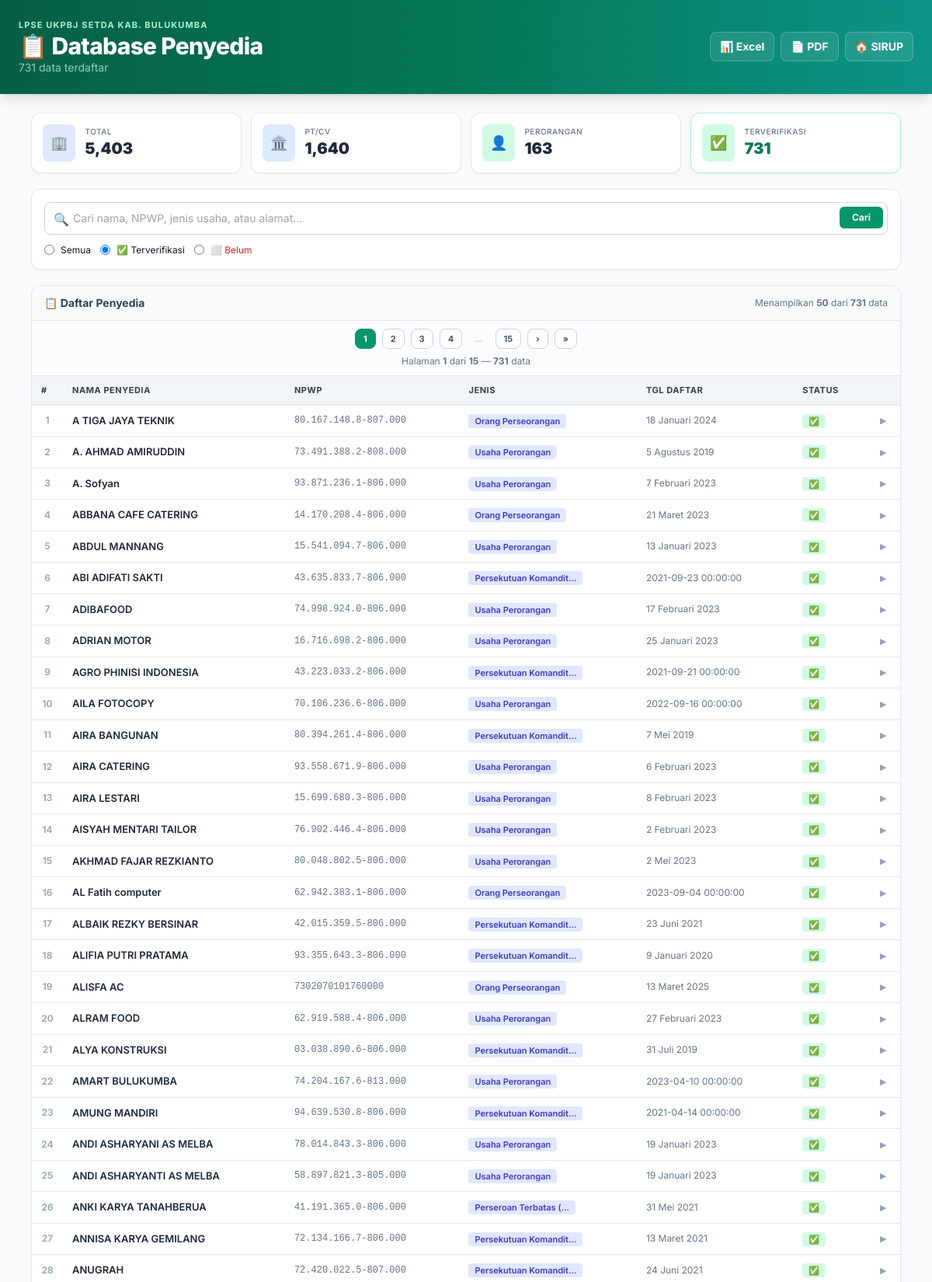
The app's page /penyedia?verif=verified (upper part) with its own data.
### tables this page shows
CREATE TABLE penyedia (
    id INTEGER PRIMARY KEY AUTOINCREMENT,
    nama TEXT,
    npwp TEXT,
    email TEXT,
    tanggal_daftar TEXT,
    jenis_usaha TEXT,
    alamat TEXT,
    telepon TEXT,
    terverifikasi INTEGER DEFAULT 0
);

### app.py (the view)
@app.route('/penyedia')
def list_penyedia():
    search_query = request.args.get('search', '')
    verif_filter = request.args.get('verif', '')
    page = int(request.args.get('page', 1))
    per_page = 50
    offset = (page - 1) * per_page
    conn = get_db_connection()
    count_query = "SELECT COUNT(*) FROM penyedia WHERE 1=1"
    data_query = "SELECT * FROM penyedia WHERE 1=1"
    params = []
    if search_query:
        count_query += " AND (nama LIKE ? OR npwp LIKE ? OR jenis_usaha LIKE ? OR alamat LIKE ?)"
        data_query += " AND (nama LIKE ? OR npwp LIKE ? OR jenis_usaha LIKE ? OR alamat LIKE ?)"
        sq = f'%{search_query}%'
        params.extend([sq, sq, sq, sq])
    if verif_filter == 'verified':
        count_query += " AND terverifikasi = 1"
        data_query += " AND terverifikasi = 1"
    elif verif_filter == 'unverified':
        count_query += " AND (terverifikasi IS NULL OR terverifikasi = 0)"
        data_query += " AND (terverifikasi IS NULL OR terverifikasi = 0)"
    elif verif_filter == 'pt':
        count_query += " AND jenis_usaha LIKE '%PT%'"
        data_query += " AND jenis_usaha LIKE '%PT%'"
    elif verif_filter == 'perorangan':
        count_query += " AND (jenis_usaha LIKE '%Perorangan%' OR jenis_usaha LIKE '%Usaha Perorangan%')"
        data_query += " AND (jenis_usaha LIKE '%Perorangan%' OR jenis_usaha LIKE '%Usaha Perorangan%')"
    total_count = conn.execute(count_query, params).fetchone()[0] or 0
    data_query += " ORDER BY nama ASC LIMIT ? OFFSET ?"
    data_params = params + [per_page, offset]
    vendors = conn.execute(data_query, data_params).fetchall()
    total_vendors = conn.execute("SELECT COUNT(*) FROM penyedia").fetchone()[0] or 0
    total_pt = conn.execute("SELECT COUNT(*) FROM penyedia WHERE jenis_usaha LIKE '%PT%'").fetchone()[0] or 0
    total_perorangan = conn.execute("SELECT COUNT(*) FROM penyedia WHERE jenis_usaha LIKE '%Perorangan%'").fetchone()[0] or 0
    total_lainnya = total_vendors - total_pt - total_perorangan
    total_verified = conn.execute("SELECT COUNT(*) FROM penyedia WHERE terverifikasi = 1").fetchone()[0] or 0
    conn.close()
    return render_template('penyedia.html',
                           vendors=vendors, total_count=total_count,
                           total_vendors=total_vendors, total_pt=total_pt,
                           total_perorangan=total_perorangan, total_lainnya=total_lainnya,
                           total_verified=total_verified,
                           search_query=search_query, verif_filter=verif_filter,
                           page=page, per_page=per_page)

### app.py (called while the page is built)
def get_db_connection():
    conn = sqlite3.connect(DB_PATH)
    conn.row_factory = sqlite3.Row
    return conn

### templates/penyedia.html (shortened to what this page needs)
<!DOCTYPE html>
<html lang="id">
<head>
    <script src="https://cdn.tailwindcss.com"></script>
</head>
<body class="bg-slate-50 text-slate-900 min-h-screen">
<header class="bg-gradient-to-r from-emerald-800 via-emerald-700 to-teal-600 text-white py-6 px-4 shadow-lg">
    <div class="container mx-auto max-w-6xl">
        <div class="flex flex-col md:flex-row justify-between items-center gap-3">
            <div>
                <p class="text-emerald-200 text-[11px] font-bold tracking-widest uppercase">LPSE UKPBJ Setda Kab. Bulukumba</p>
                <h1 class="text-3xl font-extrabold tracking-tight">📋 Database Penyedia</h1>
                <p class="text-emerald-100/70 text-sm">{{ "{:,}".format(total_count) }} data terdaftar</p>
            </div>
            <div class="flex gap-2">
                <a href="/penyedia/export?search={{ search_query }}&verif={{ verif_filter }}&format=xlsx" class="bg-white/10 backdrop-blur text-white border border-white/20 px-3 py-2 rounded-lg font-bold hover:bg-white/20 text-sm">📊 Excel</a>
                <a href="/penyedia/export?search={{ search_query }}&verif={{ verif_filter }}&format=pdf" class="bg-white/10 backdrop-blur text-white border border-white/20 px-3 py-2 rounded-lg font-bold hover:bg-white/20 text-sm">📄 PDF</a>
                <a href="/" class="bg-white/10 backdrop-blur text-white border border-white/20 px-3 py-2 rounded-lg font-bold hover:bg-white/20 text-sm">🏠 SIRUP</a>
            </div>
        </div>
    </div>
</header>
<main class="container mx-auto max-w-6xl py-6 px-4">
    <div class="grid grid-cols-2 md:grid-cols-4 gap-3 mb-5">
        <a href="/penyedia" class="bg-white p-3.5 rounded-xl shadow-sm border border-slate-200 flex items-center gap-3 hover:shadow-md hover:border-indigo-300 hover:-translate-y-0.5 transition-all">
            <div class="bg-indigo-100 p-2.5 rounded-lg text-indigo-600 text-lg shrink-0">🏢</div>
            <div><p class="text-[10px] text-slate-500 font-medium uppercase tracking-wider">Total</p><p class="text-xl font-black text-slate-800" id="stat-total">{{ "{:,}".format(total_vendors) }}</p></div>
        </a>
        <a href="/penyedia?verif=pt" class="bg-white p-3.5 rounded-xl shadow-sm border border-slate-200 flex items-center gap-3 hover:shadow-md hover:border-blue-300 hover:-translate-y-0.5 transition-all">
            <div class="bg-blue-100 p-2.5 rounded-lg text-blue-600 text-lg shrink-0">🏛️</div>
            <div><p class="text-[10px] text-slate-500 font-medium uppercase tracking-wider">PT/CV</p><p class="text-xl font-black text-slate-800" id="stat-pt">{{ "{:,}".format(total_pt) }}</p></div>
        </a>
        <a href="/penyedia?verif=perorangan" class="bg-white p-3.5 rounded-xl shadow-sm border border-slate-200 flex items-center gap-3 hover:shadow-md hover:border-emerald-300 hover:-translate-y-0.5 transition-all">
            <div class="bg-emerald-100 p-2.5 rounded-lg text-emerald-600 text-lg shrink-0">👤</div>
            <div><p class="text-[10px] text-slate-500 font-medium uppercase tracking-wider">Perorangan</p><p class="text-xl font-black text-slate-800" id="stat-perorangan">{{ "{:,}".format(total_perorangan) }}</p></div>
        </a>
        <a href="/penyedia?verif=verified" class="bg-white p-3.5 rounded-xl shadow-sm border border-emerald-200 flex items-center gap-3 hover:shadow-md hover:border-emerald-400 hover:-translate-y-0.5 transition-all">
            <div class="bg-emerald-100 p-2.5 rounded-lg text-emerald-600 text-lg shrink-0">✅</div>
            <div><p class="text-[10px] text-slate-500 font-medium uppercase tracking-wider">Terverifikasi</p><p class="text-xl font-black text-emerald-700" id="stat-verified">{{ "{:,}".format(total_verified) }}</p></div>
        </a>
    </div>
    <div class="bg-white rounded-xl shadow-sm border border-slate-200 p-4 mb-5">
        <div class="space-y-3">
            <div class="relative">
                <input type="text" id="search-input" value="{{ search_query }}" placeholder="Cari nama, NPWP, jenis usaha, atau alamat..." class="w-full py-2.5 pl-9 pr-20 border border-slate-300 rounded-lg focus:ring-2 focus:ring-emerald-500 outline-none text-sm">
                <span class="absolute left-3 top-2.5 text-slate-400">🔍</span>
                <button id="search-btn" class="absolute right-1.5 top-1.5 bg-emerald-600 text-white px-4 py-1.5 rounded-md font-bold hover:bg-emerald-700 text-xs">Cari</button>
            </div>
            <div class="flex gap-3 text-xs">
                <label class="flex items-center gap-2 cursor-pointer"><input type="radio" name="verif" value="" {% if not verif_filter %}checked{% endif %} class="text-emerald-600 verif-radio"> <span>Semua</span></label>
                <label class="flex items-center gap-2 cursor-pointer"><input type="radio" name="verif" value="verified" {% if verif_filter == 'verified' %}checked{% endif %} class="text-emerald-600 verif-radio"> <span>✅ Terverifikasi</span></label>
                <label class="flex items-center gap-2 cursor-pointer"><input type="radio" name="verif" value="unverified" {% if verif_filter == 'unverified' %}checked{% endif %} class="text-emerald-600 verif-radio"> <span class="text-red-600">⬜ Belum</span></label>
            </div>
        </div>
    </div>
    <div class="bg-white rounded-xl shadow-sm border border-slate-200 overflow-hidden mb-6">
        <div class="px-4 py-3 border-b border-slate-200 bg-slate-50 flex justify-between items-center">
            <h2 class="font-bold text-slate-700 text-sm">📋 Daftar Penyedia</h2>
            <p class="text-xs text-slate-500" id="showing-info">Menampilkan <b>{{ vendors|length }}</b> dari <b>{{ "{:,}".format(total_count) }}</b> data</p>
        </div>
        <div id="penyedia-pagination-top" class="px-4 py-2.5 border-b border-slate-200 bg-slate-50/50 flex flex-col items-center gap-2">
        {% if total_count > per_page %}
        {% set tp = (total_count // per_page) + (1 if total_count % per_page > 0 else 0) %}
        {% set rs = 3 %}{% set s = [1, page - rs]|max %}{% set e = [tp, page + rs]|min %}
        <div class="flex items-center flex-wrap justify-center gap-2">
            {% for p in range(s, e + 1) %}
            {% if p == page %}
            <span class="px-2.5 py-1 text-[11px] font-bold rounded-lg border bg-emerald-600 text-white border-emerald-600">{{ p }}</span>
            {% else %}
            <button onclick="fetchPage({{ p }})" class="px-2.5 py-1 text-[11px] font-bold rounded-lg border bg-white text-slate-600 border-slate-300 hover:bg-indigo-50 hover:border-indigo-300" style="cursor:pointer">{{ p }}</button>
            {% endif %}
            {% endfor %}
            {% if e < tp %}
            {% if e < tp - 1 %}<span class="px-2 text-slate-400 text-xs">…</span>{% endif %}
            <button onclick="fetchPage({{ tp }})" class="px-2.5 py-1 text-[11px] font-bold rounded-lg border bg-white text-slate-600 border-slate-300 hover:bg-indigo-50 hover:border-indigo-300" style="cursor:pointer">{{ tp }}</button>
            {% endif %}
            {% if page < tp %}
            <button onclick="fetchPage({{ page + 1 }})" class="px-2.5 py-1 text-[11px] font-bold rounded-lg border bg-white text-slate-600 border-slate-300 hover:bg-indigo-50 hover:border-indigo-300" style="cursor:pointer">›</button>
            <button onclick="fetchPage({{ tp }})" class="px-2.5 py-1 text-[11px] font-bold rounded-lg border bg-white text-slate-600 border-slate-300 hover:bg-indigo-50 hover:border-indigo-300" style="cursor:pointer">»</button>
            {% endif %}
        </div>
        <div class="text-xs text-slate-500">Halaman <b>{{ page }}</b> dari <b>{{ tp }}</b> — <b>{{ "{:,}".format(total_count) }}</b> data</div>
        {% endif %}
        </div>
        <div class="table-wrap">
            <table>
                <thead><tr><th>#</th><th>Nama Penyedia</th><th class="hide-mobile">NPWP</th><th>Jenis</th><th class="hide-mobile">Tgl Daftar</th><th>Status</th><th></th></tr></thead>
                <tbody id="penyedia-tbody">
                    {% for v in vendors %}
                    {% set rn = (page - 1) * per_page + loop.index %}
                    <tr onclick="toggleDetail(this, {{ v.id }})" style="cursor:pointer">
                        <td>{{ rn }}</td>
                        <td style="font-weight:600;color:#1e293b">{{ v.nama }}</td>
                        <td class="hide-mobile" style="font-family:monospace;font-size:12px;color:#64748b">{{ v.npwp }}</td>
                        <td>{% if v.jenis_usaha and v.jenis_usaha != '-' %}<span class="px-2 py-0.5 bg-indigo-100 text-indigo-700 rounded text-[11px] font-semibold">{{ v.jenis_usaha[:20] }}{% if v.jenis_usaha|length > 20 %}…{% endif %}</span>{% else %}<span class="text-slate-300">—</span>{% endif %}</td>
                        <td class="hide-mobile" style="color:#64748b;font-size:12px">{% if v.tanggal_daftar and v.tanggal_daftar != '-' %}{{ v.tanggal_daftar }}{% else %}<span class="text-slate-300">—</span>{% endif %}</td>
                        <td>{% if v.terverifikasi == 1 %}<span class="px-2 py-0.5 bg-emerald-100 text-emerald-700 rounded text-[11px] font-semibold">✅</span>{% else %}<span class="px-2 py-0.5 bg-red-100 text-red-700 rounded text-[11px] font-semibold">⬜</span>{% endif %}</td>
                        <td style="text-align:center;color:#94a3b8;font-size:11px"><span class="arr-{{ v.id }}" style="transition:transform 0.2s;display:inline-block">▶</span></td>
                    </tr>
                    {% else %}
                    <tr><td colspan="7" style="text-align:center;padding:40px;color:#94a3b8"><div style="font-size:40px;margin-bottom:12px">📭</div><p>Tidak ada data.</p>{% if search_query %}<a href="/penyedia" style="color:#059669;font-weight:700;margin-top:8px;display:inline-block">Reset</a>{% endif %}</td></tr>
                    {% endfor %}
                </tbody>
            </table>
        </div>
    </div>
</main>
</body>
</html>

### templates/penyedia.html (style rules this page uses)
body { font-family: 'Inter', sans-serif; }
.table-wrap { overflow-x: auto; max-width: 100%; }
.table-wrap table { width: 100%; min-width: 680px; border-collapse: collapse; }
.table-wrap th, .table-wrap td { padding: 10px 12px; text-align: left; font-size: 13px; border-bottom: 1px solid #e2e8f0; }
.table-wrap th { background: #f1f5f9; font-weight: 700; color: #334155; text-transform: uppercase; font-size: 11px; letter-spacing: 0.05em; }
.table-wrap td:first-child { width: 40px; text-align: center; color: #94a3b8; font-weight: 600; font-size: 12px; }

### records on screen
penyedia: terverifikasi "1", nama "A TIGA JAYA TEKNIK", npwp "80.167.148.8-807.000", jenis_usaha "Orang Perseorangan", tanggal_daftar "18 Januari 2024"
penyedia: rn "2", nama "A. AHMAD AMIRUDDIN", npwp "73.491.388.2-808.000", jenis_usaha "Usaha Perorangan", tanggal_daftar "5 Agustus 2019"
penyedia: rn "3", nama "A. Sofyan", npwp "93.871.236.1-806.000", jenis_usaha "Usaha Perorangan", tanggal_daftar "7 Februari 2023"
penyedia: rn "4", nama "ABBANA CAFE CATERING", npwp "14.170.208.4-806.000", jenis_usaha "Orang Perseorangan", tanggal_daftar "21 Maret 2023"
penyedia: rn "5", nama "ABDUL MANNANG", npwp "15.541.094.7-806.000", jenis_usaha "Usaha Perorangan", tanggal_daftar "13 Januari 2023"
penyedia: rn "6", nama "ABI ADIFATI SAKTI", npwp "43.635.833.7-806.000", jenis_usaha "Persekutuan Komandit", tanggal_daftar "2021-09-23 00:00:00"
penyedia: rn "7", nama "ADIBAFOOD", npwp "74.998.924.0-806.000", jenis_usaha "Usaha Perorangan", tanggal_daftar "17 Februari 2023"
penyedia: rn "8", nama "ADRIAN MOTOR", npwp "16.716.698.2-806.000", jenis_usaha "Usaha Perorangan", tanggal_daftar "25 Januari 2023"
penyedia: rn "9", nama "AGRO PHINISI INDONESIA", npwp "43.223.033.2-806.000", jenis_usaha "Persekutuan Komandit", tanggal_daftar "2021-09-21 00:00:00"
penyedia: rn "10", nama "AILA FOTOCOPY", npwp "70.106.236.6-806.000", jenis_usaha "Usaha Perorangan", tanggal_daftar "2022-09-16 00:00:00"
penyedia: rn "11", nama "AIRA BANGUNAN", npwp "80.394.261.4-806.000", jenis_usaha "Persekutuan Komandit", tanggal_daftar "7 Mei 2019"
penyedia: rn "12", nama "AIRA CATERING", npwp "93.558.671.9-806.000", jenis_usaha "Usaha Perorangan", tanggal_daftar "6 Februari 2023"
penyedia: rn "13", nama "AIRA LESTARI", npwp "15.699.680.3-806.000", jenis_usaha "Usaha Perorangan", tanggal_daftar "8 Februari 2023"
penyedia: rn "14", nama "AISYAH MENTARI TAILOR", npwp "76.902.446.4-806.000", jenis_usaha "Usaha Perorangan", tanggal_daftar "2 Februari 2023"
penyedia: rn "15", nama "AKHMAD FAJAR REZKIANTO", npwp "80.048.802.5-806.000", jenis_usaha "Usaha Perorangan", tanggal_daftar "2 Mei 2023"
penyedia: rn "16", nama "AL Fatih computer", npwp "62.942.383.1-806.000", jenis_usaha "Orang Perseorangan", tanggal_daftar "2023-09-04 00:00:00"
penyedia: rn "17", nama "ALBAIK REZKY BERSINAR", npwp "42.015.359.5-806.000", jenis_usaha "Persekutuan Komandit", tanggal_daftar "23 Juni 2021"
penyedia: rn "18", nama "ALIFIA PUTRI PRATAMA", npwp "93.355.643.3-806.000", jenis_usaha "Persekutuan Komandit", tanggal_daftar "9 Januari 2020"
penyedia: rn "19", nama "ALISFA AC", npwp "7302070101760000", jenis_usaha "Orang Perseorangan", tanggal_daftar "13 Maret 2025"
penyedia: rn "20", nama "ALRAM FOOD", npwp "62.919.588.4-806.000", jenis_usaha "Usaha Perorangan", tanggal_daftar "27 Februari 2023"
penyedia: rn "21", nama "ALYA KONSTRUKSI", npwp "03.038.890.6-806.000", jenis_usaha "Persekutuan Komandit", tanggal_daftar "31 Juli 2019"
penyedia: rn "22", nama "AMART BULUKUMBA", npwp "74.204.167.6-813.000", jenis_usaha "Usaha Perorangan", tanggal_daftar "2023-04-10 00:00:00"
penyedia: rn "23", nama "AMUNG MANDIRI", npwp "94.639.530.8-806.000", jenis_usaha "Persekutuan Komandit", tanggal_daftar "2021-04-14 00:00:00"
penyedia: rn "24", nama "ANDI ASHARYANI AS MELBA", npwp "78.014.843.3-806.000", jenis_usaha "Usaha Perorangan", tanggal_daftar "19 Januari 2023"
penyedia: rn "25", nama "ANDI ASHARYANTI AS MELBA", npwp "58.897.821.3-805.000", jenis_usaha "Usaha Perorangan", tanggal_daftar "19 Januari 2023"
penyedia: rn "26", nama "ANKI KARYA TANAHBERUA", npwp "41.191.365.0-806.000", jenis_usaha "Perseroan Terbatas (", tanggal_daftar "31 Mei 2021"
penyedia: rn "27", nama "ANNISA KARYA GEMILANG", npwp "72.134.166.7-806.000", jenis_usaha "Persekutuan Komandit", tanggal_daftar "13 Maret 2021"
penyedia: rn "28", nama "ANUGRAH", npwp "72.420.022.5-807.000", jenis_usaha "Persekutuan Komandit", tanggal_daftar "24 Juni 2021"

### other values on screen
{{ "{:,}".format(total_count) }} "731"
{{ "{:,}".format(total_vendors) }} "5,403"
{{ "{:,}".format(total_pt) }} "1,640"
{{ "{:,}".format(total_perorangan) }} "163"
{{ "{:,}".format(total_verified) }} "731"
{{ vendors|length }} "50"
{{ p }} "1"
{{ p }} "2" "3" "4"
{{ tp }} "15"
{{ page }} "1"
